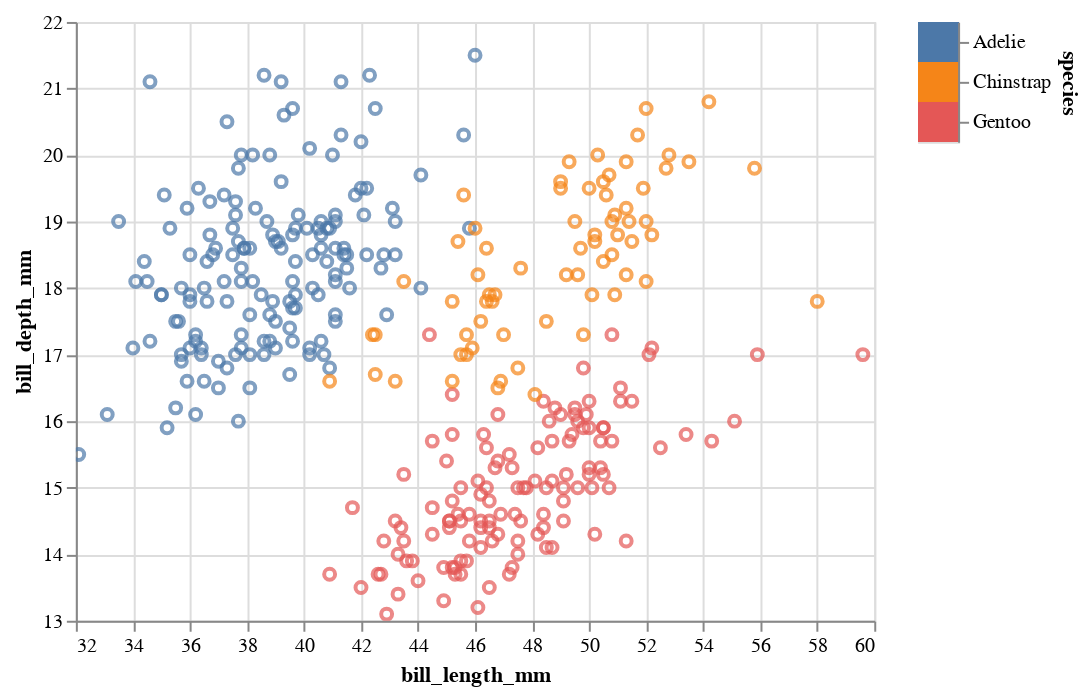

Notebook code cell kept with this figure:
### Markdown cell above
### Another Example
Read through and run the code below. What are the **selection** and **condition**?

### Code cell
selection = alt.selection_multi(fields=['species']) # A different kind of selection!

species_color = alt.condition(selection,    # Set the color to change depending on a the selection
                              alt.Color("species:N", legend=None),
                              alt.value("lightgray"))

# Create scatterplot of bill length vs bill depth
scatterplot = alt.Chart(penguins).mark_point().encode(
    x=alt.X("bill_length_mm:Q", scale=alt.Scale(zero=False)),
    y=alt.Y("bill_depth_mm:Q", scale=alt.Scale(zero=False)),
    color=species_color
).interactive()

# Create corresponding legend for species
legend = alt.Chart(penguins).mark_rect().encode(
    y=alt.Y("species:N", axis=alt.Axis(orient="right")),
    color=species_color
).add_selection(selection) # We now add it to the legend instead, since that is what the viewer interacts with

scatterplot | legend

### Figure 1 — Vega-Lite specification as saved in the notebook (floating-point values rounded to 4 significant figures; data arrays with more than 128 entries replaced by an {"elided": "..."} marker saying what was removed)
{"config": {"view": {"continuousWidth": 400, "continuousHeight": 300}}, "hconcat": [{"mark": "point", "encoding": {"color": {"condition": {"field": "species", "legend": null, "type": "nominal", "selection": "selector006"}, "value": "lightgray"}, "x": {"field": "bill_length_mm", "scale": {"zero": false}, "type": "quantitative"}, "y": {"field": "bill_depth_mm", "scale": {"zero": false}, "type": "quantitative"}}, "selection": {"selector007": {"type": "interval", "bind": "scales", "encodings": ["x", "y"]}}}, {"mark": "rect", "encoding": {"color": {"condition": {"field": "species", "legend": null, "type": "nominal", "selection": "selector006"}, "value": "lightgray"}, "y": {"axis": {"orient": "right"}, "field": "species", "type": "nominal"}}, "selection": {"selector006": {"type": "multi", "fields": ["species"]}}}], "data": {"name": "data-b7c687cb693e1e8c2f5bcd6bc21fbdc8"}, "$schema": "https://vega.github.io/schema/vega-lite/v4.17.0.json", "datasets": {"data-b7c687cb693e1e8c2f5bcd6bc21fbdc8": {"elided": "342 records"}}}
